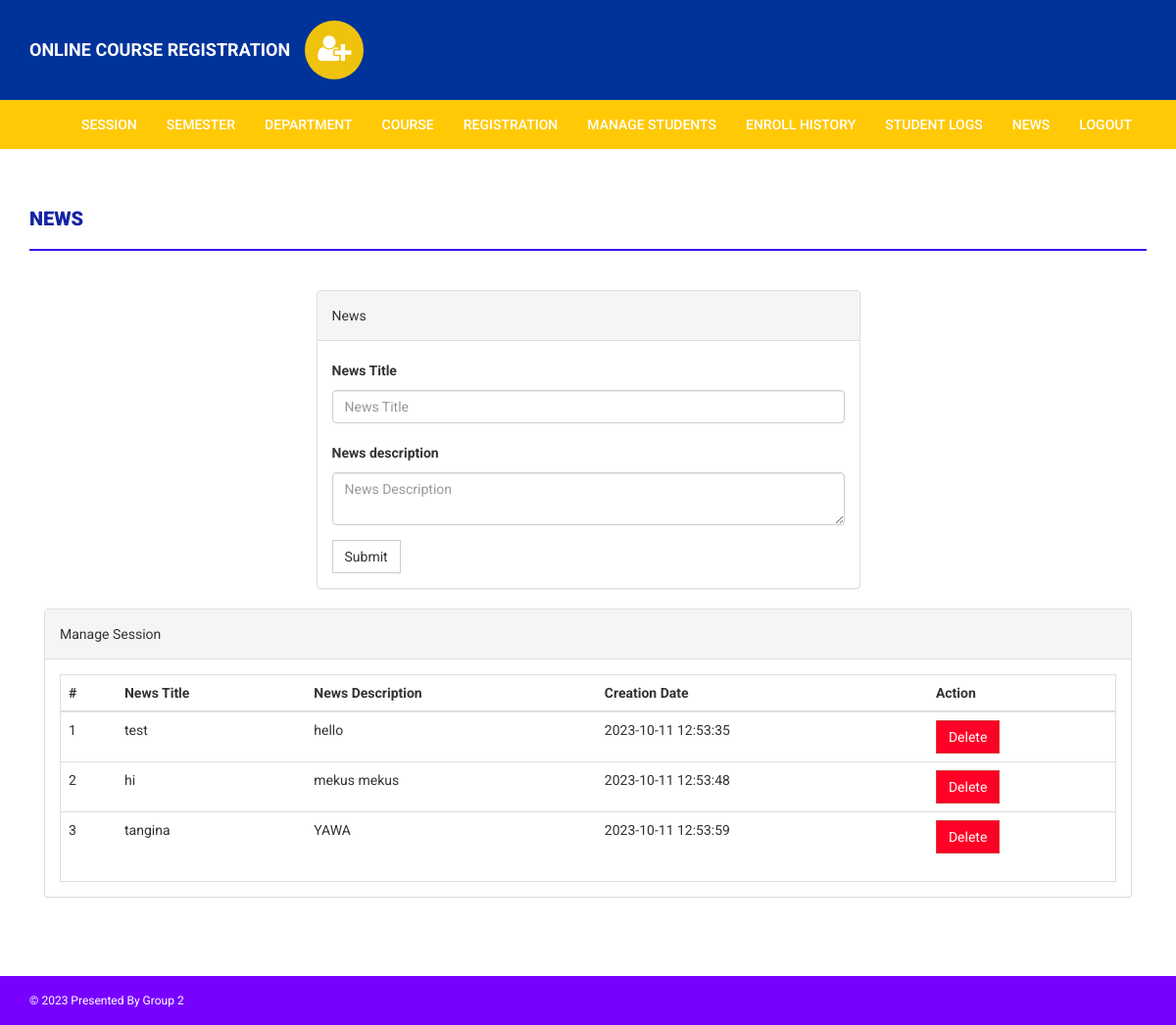
/onlinecourse/admin/news.php (signed in), run on the app's committed database.
### tables this page shows
CREATE TABLE `news` (
  `id` int(11) NOT NULL,
  `newstitle` varchar(255) DEFAULT NULL,
  `newsDescription` mediumtext DEFAULT NULL,
  `postingDate` timestamp NULL DEFAULT current_timestamp()
);

### onlinecourse/admin/news.php (the view, shortened to what this page needs)
<?php
if(strlen($_SESSION['alogin'])==0)
    {
header('location:index.php');
}else{
?>
<!DOCTYPE html>
<html xmlns="http://www.w3.org/1999/xhtml">
<head>
    <link href="../assets/css/bootstrap.css" rel="stylesheet" />
    <link href="../assets/css/font-awesome.css" rel="stylesheet" />
    <link href="../assets/css/style.css" rel="stylesheet" />
</head>
<body>
<?php include('includes/header.php');?>
<?php if($_SESSION['alogin']!="")
{
include('includes/menubar.php');
}
?>
    <div class="content-wrapper">
        <div class="container">
            <div class="row">
                    <div class="col-md-12">
                        <h1 class="page-head-line">News  </h1>
                    </div>
                </div>
                <div class="row" >
                <div class="col-md-3"></div>
                    <div class="col-md-6">
                        <div class="panel panel-default">
                        <div class="panel-heading">
                        News
                        </div>
                        <div class="panel-body">
                    <form name="dept" method="post">
<div class="form-group">
    <label for="department">News Title </label>
    <input type="text" class="form-control" id="newstitle" name="newstitle" placeholder="News Title" required />
</div>
    <div class="form-group">
    <label for="department">News description </label>
    <textarea class="form-control" id="description" name="description" placeholder="News Description" required></textarea>
</div>
<button type="submit" name="submit" class="btn btn-default">Submit</button>
</form>
                            </div>
                            </div>
                    </div>
                </div>
                <div class="col-md-12">
                    <div class="panel panel-default">
                        <div class="panel-heading">
                            Manage Session
                        </div>
                        <div class="panel-body">
                            <div class="table-responsive table-bordered">
                                <table class="table">
                                    <thead>
                                        <tr>
                                            <th>#</th>
                                            <th>News Title</th>
                                            <th>News Description</th>
                                            <th>Creation Date</th>
                                            <th>Action</th>
                                        </tr>
                                    </thead>
                                    <tbody>
<?php
$sql=mysqli_query($con,"select * from news");
$cnt=1;
while($row=mysqli_fetch_array($sql))
{
?>
                                        <tr>
                                            <td><?php echo $cnt;?></td>
                                            <td><?php echo htmlentities($row['newstitle']);?></td>
                                            <td><?php echo htmlentities($row['newsDescription']);?></td>
                                            <td><?php echo htmlentities($row['postingDate']);?></td>
                                            <td>
<a href="news.php?id=<?php echo $row['id']?>&del=delete" onClick="return confirm('Are you sure you want to delete?')">
                                            <button class="btn btn-danger">Delete</button>
</a>
                                            </td>
                                        </tr>
<?php
$cnt++;
} ?>
                                    </tbody>
                                </table>
                            </div>
                        </div>
                    </div>
                </div>
            </div>
        </div>
<?php include('../includes/footer.php');?>
</body>
</html>
<?php } ?>

### onlinecourse/assets/css/style.css (style rules this page uses)
body { font-family: "Roboto", sans-serif; line-height: 30px; }
.content-wrapper { margin-top: 40px; min-height: 600px; padding-bottom: 60px; }
.page-head-line { font-weight: 900; padding-bottom: 20px; border-bottom: 2px solid #3216ee; text-transform: uppercase; color: #1324a4; font-size: 20px; margin-bottom: 40px; }
.btn { border-radius: 0px; -webkit-border-radius: 0px; -moz-border-radius: 0px; }
.btn-danger { background-color: #ff0026 !important; border-style: solid; }

### data on the page
news: newstitle "test", newsDescription "hello", postingDate "2023-10-11 12:53:35"
news: newstitle "hi", newsDescription "mekus mekus", postingDate "2023-10-11 12:53:48"
news: newstitle "tangina", newsDescription "YAWA", postingDate "2023-10-11 12:53:59"
